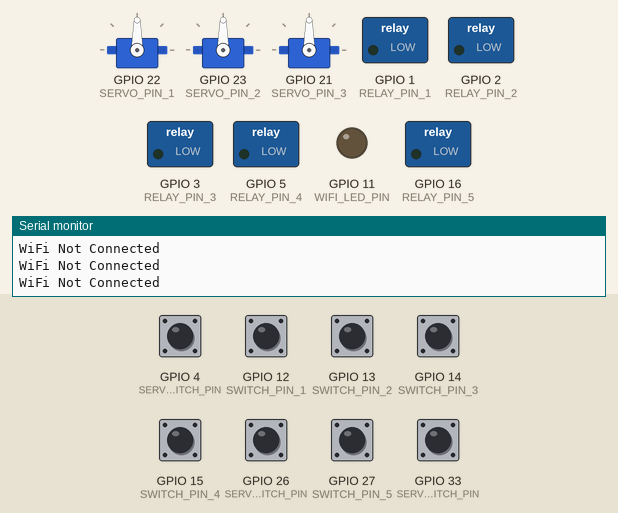
Bench run of a sketch on a simulated ESP32. On the bench: 3 × servo, switched loads named in the sketch (green lamp = pin HIGH), output pins drawn as LEDs (lit = HIGH), the last lines printed to the serial monitor. Inputs (shaded band) come from the test bench; at power-on: GPIO 4 (SERVO2_SWITCH_PIN), GPIO 12 (SWITCH_PIN_1), GPIO 13 (SWITCH_PIN_2), GPIO 14 (SWITCH_PIN_3), GPIO 15 (SWITCH_PIN_4), GPIO 26 (SERVO1_SWITCH_PIN), GPIO 27 (SWITCH_PIN_5), GPIO 33 (SERVO3_SWITCH_PIN) HIGH. WiFi joins after 1.5 s; servers stay silent unless stated.

Above: at 1.2 s.
1.3 s: GPIO 4 (SERVO2_SWITCH_PIN) pulled LOW for 1 s
At 3.0 s:
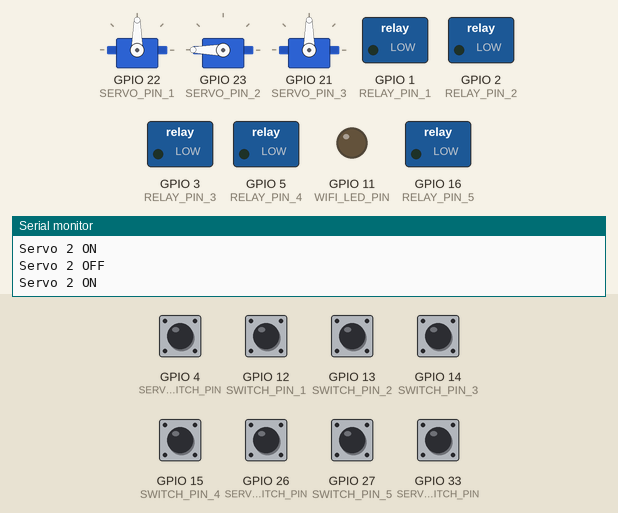
3.8 s: GPIO 12 (SWITCH_PIN_1) pulled LOW for 0.15 s
At 5.2 s:
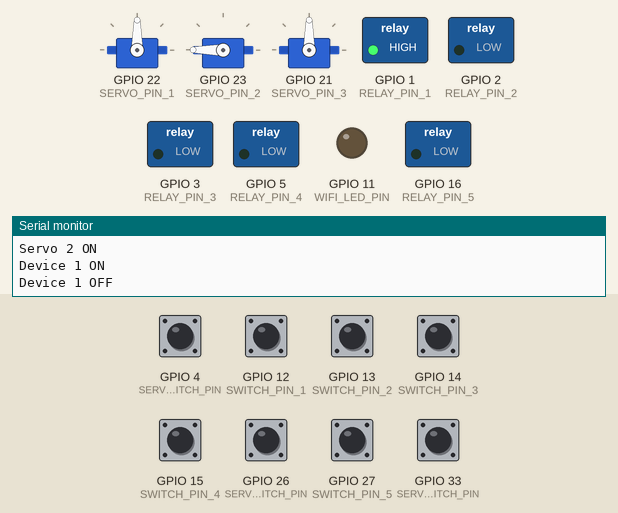
5.5 s: GPIO 26 (SERVO1_SWITCH_PIN) pulled LOW for 1 s
At 7.5 s:
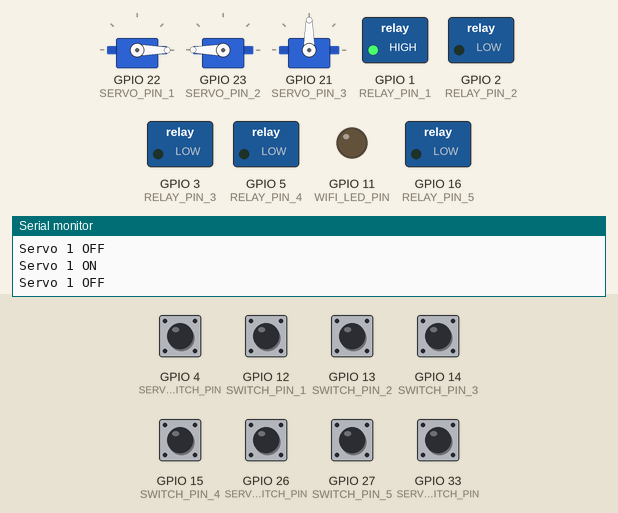
8.0 s: GPIO 13 (SWITCH_PIN_2) pulled LOW for 0.15 s
At 8.6 s:
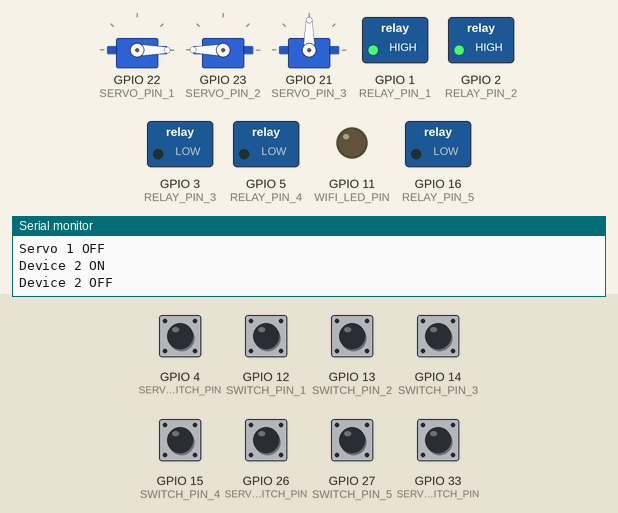
9.7 s: GPIO 14 (SWITCH_PIN_3) pulled LOW for 0.15 s
At 11.1 s:
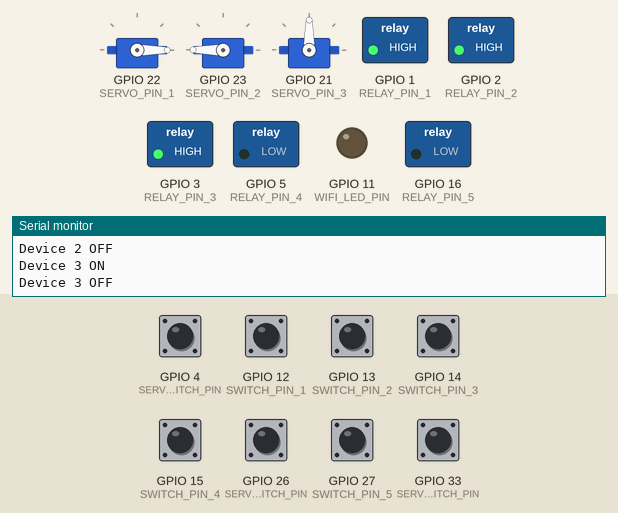
11.4 s: GPIO 15 (SWITCH_PIN_4) pulled LOW for 0.15 s
At 12.4 s:
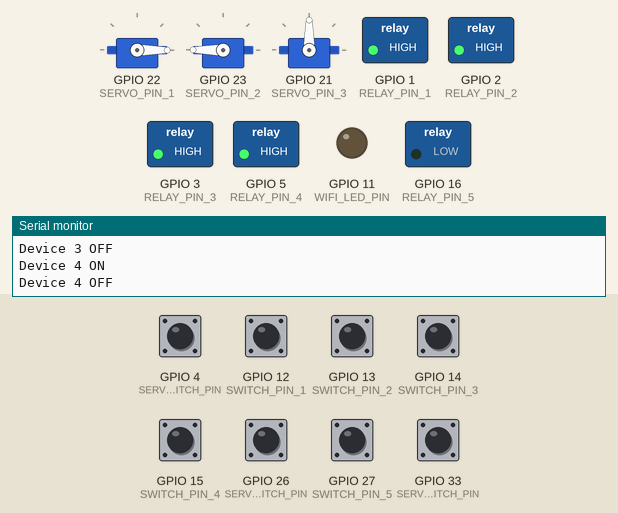
Timing chart, 0 to 14.1 s (numbered marks = the images above; inputs shaded):
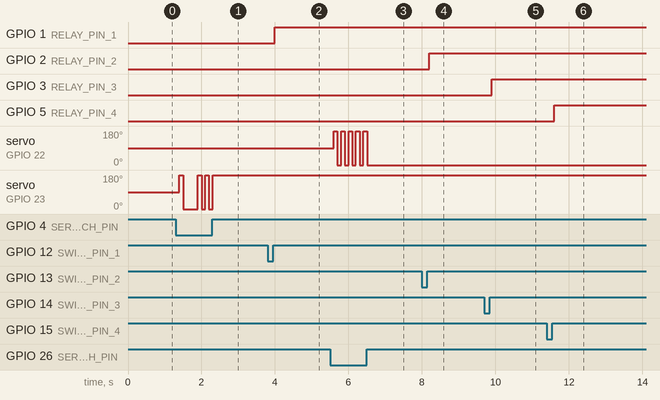

The sketch:

Blynk_Server_servo_Loads.ino
```cpp
#define BLYNK_PRINT Serial

#include <BlynkSimpleEsp32.h>
#include <WiFi.h>
#include <ESP32Servo.h>
#include <LiquidCrystal_I2C.h>
#include <Wire.h>

// LCD configuration
LiquidCrystal_I2C lcd1(0x27, 16, 2);

// Pin definitions
#define RELAY_PIN_1 1
#define RELAY_PIN_2 2
#define RELAY_PIN_3 3
#define RELAY_PIN_4 5
#define RELAY_PIN_5 16

#define SERVO_PIN_1 22
#define SERVO_PIN_2 23
#define SERVO_PIN_3 21

#define SWITCH_PIN_1 12
#define SWITCH_PIN_2 13
#define SWITCH_PIN_3 14
#define SWITCH_PIN_4 15
#define SWITCH_PIN_5 27

#define SERVO1_SWITCH_PIN 26
#define SERVO2_SWITCH_PIN 4
#define SERVO3_SWITCH_PIN 33

#define WIFI_LED_PIN 11

// Virtual pin definitions
#define VPIN_BUTTON_1 V1
#define VPIN_BUTTON_2 V2
#define VPIN_BUTTON_3 V3
#define VPIN_BUTTON_4 V4
#define VPIN_BUTTON_5 V5
#define SERVO1_SLIDER V8
#define SERVO2_SLIDER V9
#define SERVO3_SLIDER V10

// Initial states
int relayState[5] = {0, 0, 0, 0, 0};
int servoState[3] = {0, 0, 0};

// Servo objects
Servo servo1;
Servo servo2;
Servo servo3;

// WiFi and Blynk configuration
#define AUTH_TOKEN "jlCzj0r7QU92EIU93sdKk_tEsqodzjiq"
#define WIFI_SSID "SSID"
#define WIFI_PASS "PASS"

BlynkTimer timer;
bool wifiFlag = false;

void toggleRelay(int relayIndex) {
  int pin;
  switch (relayIndex) {
    case 0: pin = RELAY_PIN_1; break;
    case 1: pin = RELAY_PIN_2; break;
    case 2: pin = RELAY_PIN_3; break;
    case 3: pin = RELAY_PIN_4; break;
    case 4: pin = RELAY_PIN_5; break;
    default: return;
  }

  relayState[relayIndex] = !relayState[relayIndex];
  digitalWrite(pin, relayState[relayIndex] ? LOW : HIGH);
  Serial.printf("Device %d %s\n", relayIndex + 1, relayState[relayIndex] ? "ON" : "OFF");
}

void toggleServo(int servoIndex) {
  Servo* servo;
  int pin;

  switch (servoIndex) {
    case 0: servo = &servo1; pin = SERVO_PIN_1; break;
    case 1: servo = &servo2; pin = SERVO_PIN_2; break;
    case 2: servo = &servo3; pin = SERVO_PIN_3; break;
    default: return;
  }

  servoState[servoIndex] = (servoState[servoIndex] == 180) ? 0 : 180;
  servo->write(servoState[servoIndex]);
  Serial.printf("Servo %d %s\n", servoIndex + 1, servoState[servoIndex] == 180 ? "ON" : "OFF");
}

void handleInternetCommands() {
  if (digitalRead(SWITCH_PIN_1) == LOW) { delay(100); toggleRelay(0); Blynk.virtualWrite(VPIN_BUTTON_1, relayState[0]); }
  else if (digitalRead(SWITCH_PIN_2) == LOW) { delay(100); toggleRelay(1); Blynk.virtualWrite(VPIN_BUTTON_2, relayState[1]); }
  else if (digitalRead(SWITCH_PIN_3) == LOW) { delay(100); toggleRelay(2); Blynk.virtualWrite(VPIN_BUTTON_3, relayState[2]); }
  else if (digitalRead(SWITCH_PIN_4) == LOW) { delay(100); toggleRelay(3); Blynk.virtualWrite(VPIN_BUTTON_4, relayState[3]); }
  else if (digitalRead(SWITCH_PIN_5) == LOW) { delay(100); toggleRelay(4); Blynk.virtualWrite(VPIN_BUTTON_5, relayState[4]); }
  else if (digitalRead(SERVO1_SWITCH_PIN) == LOW) { delay(100); toggleServo(0); Blynk.virtualWrite(SERVO1_SLIDER, servoState[0]); }
  else if (digitalRead(SERVO2_SWITCH_PIN) == LOW) { delay(100); toggleServo(1); Blynk.virtualWrite(SERVO2_SLIDER, servoState[1]); }
  else if (digitalRead(SERVO3_SWITCH_PIN) == LOW) { delay(100); toggleServo(2); Blynk.virtualWrite(SERVO3_SLIDER, servoState[2]); }
}

void handleOfflineCommands() {
  if (digitalRead(SWITCH_PIN_1) == LOW) { delay(200); toggleRelay(0); }
  else if (digitalRead(SWITCH_PIN_2) == LOW) { delay(200); toggleRelay(1); }
  else if (digitalRead(SWITCH_PIN_3) == LOW) { delay(200); toggleRelay(2); }
  else if (digitalRead(SWITCH_PIN_4) == LOW) { delay(200); toggleRelay(3); }
  else if (digitalRead(SWITCH_PIN_5) == LOW) { delay(200); toggleRelay(4); }
  else if (digitalRead(SERVO1_SWITCH_PIN) == LOW) { delay(200); toggleServo(0); }
  else if (digitalRead(SERVO2_SWITCH_PIN) == LOW) { delay(200); toggleServo(1); }
  else if (digitalRead(SERVO3_SWITCH_PIN) == LOW) { delay(200); toggleServo(2); }
}

BLYNK_CONNECTED() {
  Blynk.syncVirtual(VPIN_BUTTON_1, VPIN_BUTTON_2, VPIN_BUTTON_3, VPIN_BUTTON_4, VPIN_BUTTON_5, SERVO1_SLIDER, SERVO2_SLIDER, SERVO3_SLIDER);
}

BLYNK_WRITE(VPIN_BUTTON_1) { relayState[0] = param.asInt(); digitalWrite(RELAY_PIN_1, relayState[0]); Serial.println("Button 1"); }
BLYNK_WRITE(VPIN_BUTTON_2) { relayState[1] = param.asInt(); digitalWrite(RELAY_PIN_2, relayState[1]); Serial.println("Button 2"); }
BLYNK_WRITE(VPIN_BUTTON_3) { relayState[2] = param.asInt(); digitalWrite(RELAY_PIN_3, relayState[2]); Serial.println("Button 3"); }
BLYNK_WRITE(VPIN_BUTTON_4) { relayState[3] = param.asInt(); digitalWrite(RELAY_PIN_4, relayState[3]); Serial.println("Button 4"); }
BLYNK_WRITE(VPIN_BUTTON_5) { relayState[4] = param.asInt(); digitalWrite(RELAY_PIN_5, relayState[4]); Serial.println("Button 5"); }
BLYNK_WRITE(SERVO1_SLIDER) { servo1.write(param.asInt()); Serial.println("Servo 1"); }
BLYNK_WRITE(SERVO2_SLIDER) { servo2.write(param.asInt()); Serial.println("Servo 2"); }
BLYNK_WRITE(SERVO3_SLIDER) { servo3.write(param.asInt()); Serial.println("Servo 3"); }

void checkBlynkStatus() {
  bool isConnected = Blynk.connected();
  if (!isConnected) {
    wifiFlag = true;
    digitalWrite(WIFI_LED_PIN, HIGH);
  } else {
    wifiFlag = false;
    digitalWrite(WIFI_LED_PIN, LOW);
  }
}

void setup() {
  Serial.begin(115200);

  // Attach servos to respective pins
  servo1.attach(SERVO_PIN_1);
  servo2.attach(SERVO_PIN_2);
  servo3.attach(SERVO_PIN_3);

  // Set relay pins as outputs
  pinMode(RELAY_PIN_1, OUTPUT);
  pinMode(RELAY_PIN_2, OUTPUT);
  pinMode(RELAY_PIN_3, OUTPUT);
  pinMode(RELAY_PIN_4, OUTPUT);
  pinMode(RELAY_PIN_5, OUTPUT);

  // Set WiFi LED pin as output
  pinMode(WIFI_LED_PIN, OUTPUT);

  // Set switch pins as inputs with pullup resistors
  pinMode(SWITCH_PIN_1, INPUT_PULLUP);
  pinMode(SWITCH_PIN_2, INPUT_PULLUP);
  pinMode(SWITCH_PIN_3, INPUT_PULLUP);
  pinMode(SWITCH_PIN_4, INPUT_PULLUP);
  pinMode(SWITCH_PIN_5, INPUT_PULLUP);

  // Set servo switch pins as inputs with pullup resistors
  pinMode(SERVO1_SWITCH_PIN, INPUT_PULLUP);
  pinMode(SERVO2_SWITCH_PIN, INPUT_PULLUP);
  pinMode(SERVO3_SWITCH_PIN, INPUT_PULLUP);

  // Ensure all relays are initially off
  digitalWrite(RELAY_PIN_1, relayState[0]);
  digitalWrite(RELAY_PIN_2, relayState[1]);
  digitalWrite(RELAY_PIN_3, relayState[2]);
  digitalWrite(RELAY_PIN_4, relayState[3]);
  digitalWrite(RELAY_PIN_5, relayState[4]);

  // Initialize WiFi
  WiFi.begin(WIFI_SSID, WIFI_PASS);

  // Set timer to check Blynk status every 3 seconds
  timer.setInterval(3000L, checkBlynkStatus);

  // Configure Blynk
  Blynk.config(AUTH_TOKEN);
}

void loop() {
  if (WiFi.status() != WL_CONNECTED) {
    Serial.println("WiFi Not Connected");
  } else {
    Blynk.run();
  }

  timer.run();

  if (!wifiFlag) {
    handleInternetCommands();
  } else {
    handleOfflineCommands();
  }
}
```

Measured:
- after the input at 1.3 s, servo on GPIO 23 (SERVO_PIN_2): goes 180° 0.10 s, 0° 0.40 s, 180° 0.10 s, 0° 0.10 s, 180° 0.10 s, 0° 0.10 s, then 180°, starting after 0.10 s
- after the input at 3.8 s, GPIO 1 (RELAY_PIN_1): LOW → HIGH after 0.20 s
- after the input at 5.5 s, servo on GPIO 22 (SERVO_PIN_1): alternates 180° for 0.10 s and 0° for 0.10 s, 10 changes in all, then stays 0°, starting after 0.10 s
- after the input at 8.0 s, GPIO 2 (RELAY_PIN_2): LOW → HIGH after 0.20 s
- after the input at 9.7 s, GPIO 3 (RELAY_PIN_3): LOW → HIGH after 0.20 s
- after the input at 11.4 s, GPIO 5 (RELAY_PIN_4): LOW → HIGH after 0.20 s
